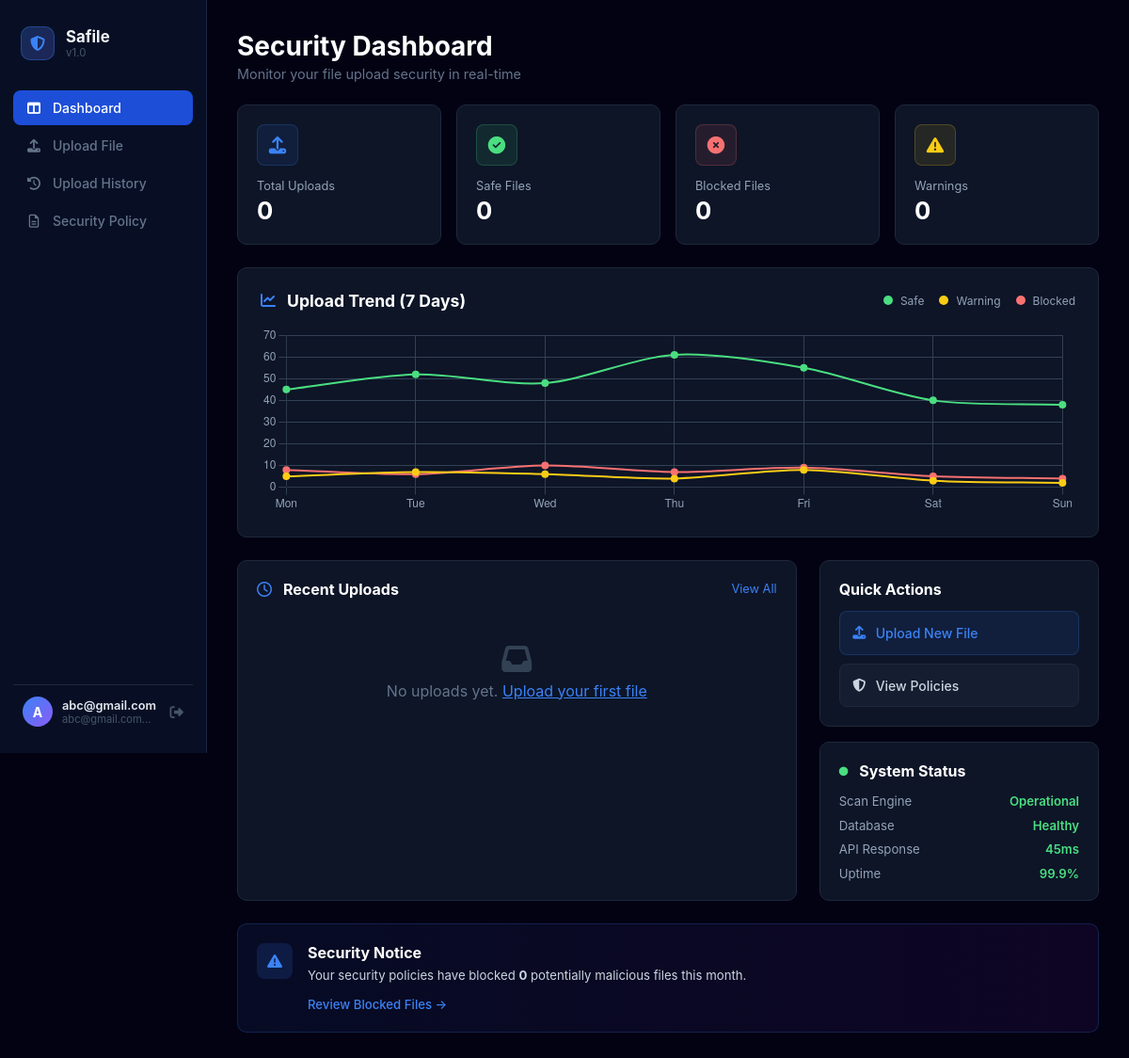
/dashboard (signed in), run on an earlier commit of the app's database.
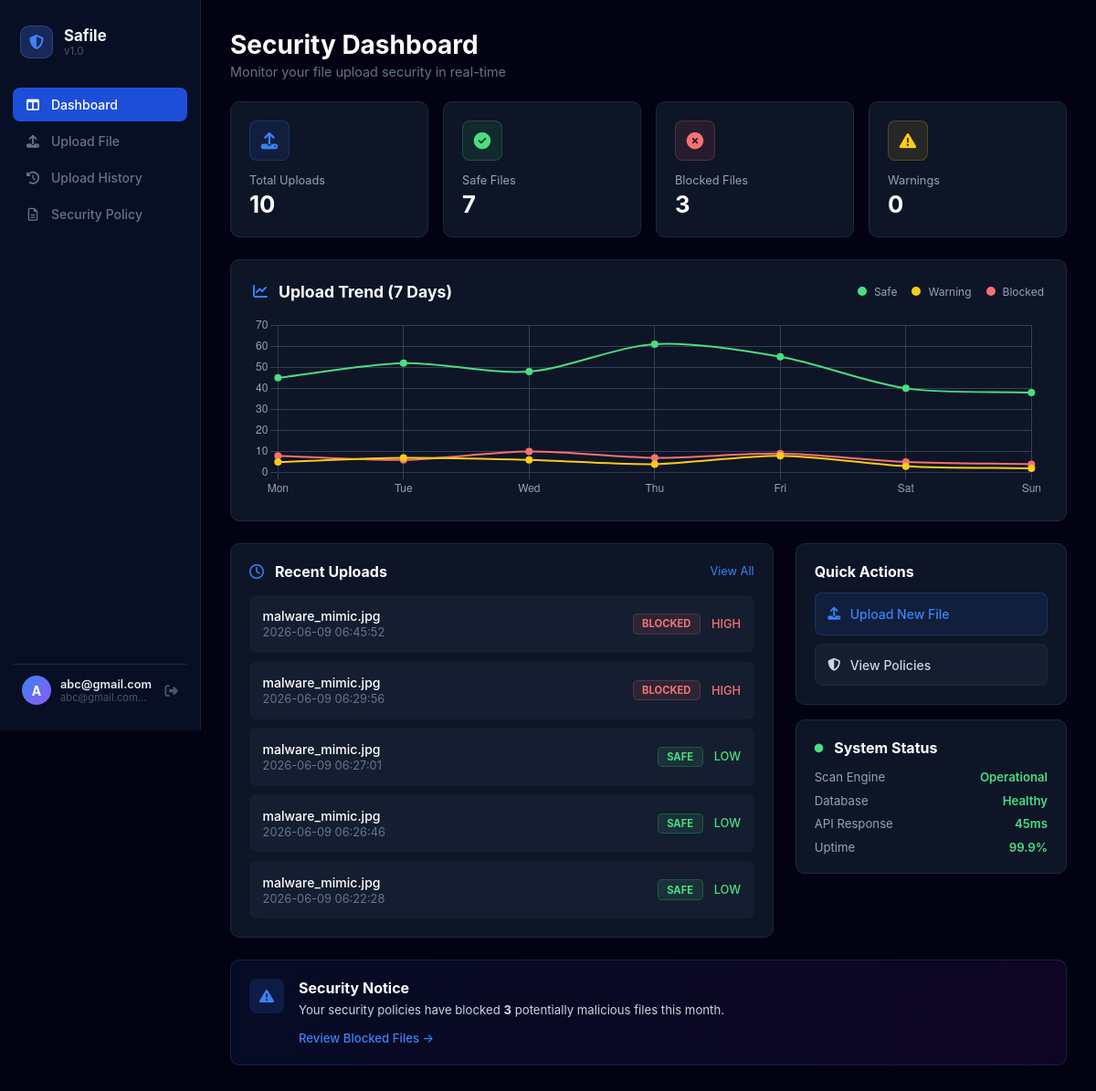
And on a later commit of the database.
### tables this page shows
CREATE TABLE history (
            id INTEGER PRIMARY KEY AUTOINCREMENT,
            user_id INTEGER NOT NULL,
            filename TEXT NOT NULL,
            status TEXT NOT NULL,
            risk TEXT NOT NULL,
            reason TEXT NOT NULL,
            timestamp DATETIME DEFAULT CURRENT_TIMESTAMP,
            FOREIGN KEY(user_id) REFERENCES users(id)
        );

### app.py (the view)
@app.route('/dashboard')
def dashboard():
    if 'username' not in session:
        return redirect(url_for('login'))
    username = session.get('username', 'Admin')
    current_user_id = session.get('user_id') # 이 부분이 빠져 있었습니다!
    email = f"{username.lower()}@safile.local"
    try:
        conn = sqlite3.connect('safile.db')
        cursor = conn.cursor()
        cursor.execute('SELECT COUNT(*) FROM history WHERE user_id = ?', (current_user_id,))
        total_uploads = cursor.fetchone()[0]
        cursor.execute("SELECT COUNT(*) FROM history WHERE status = 'SAFE' AND user_id = ?", (current_user_id,))
        safe_files = cursor.fetchone()[0]
        cursor.execute("SELECT COUNT(*) FROM history WHERE status = 'BLOCKED' AND user_id = ?", (current_user_id,))
        blocked_files = cursor.fetchone()[0]
        cursor.execute("SELECT COUNT(*) FROM history WHERE status = 'WARNING' AND user_id = ?", (current_user_id,))
        warning_files = cursor.fetchone()[0]
        cursor.execute('SELECT filename, status, risk, timestamp FROM history WHERE user_id = ? ORDER BY timestamp DESC LIMIT 5', (current_user_id,))
        rows = cursor.fetchall()
        conn.close()
        recent_uploads = []
        for r in rows:
            recent_uploads.append({
                "filename": r[0],
                "result": r[1],  # SAFE, WARNING, BLOCKED 문자열 필터링 매칭
                "risk": r[2],    # LOW, MEDIUM, HIGH 위험도 텍스트 매칭
                "time": r[3]     # 타임스탬프 기록 매칭
            })
    except sqlite3.Error:
        total_uploads, safe_files, blocked_files, warning_files = 0, 0, 0, 0
        recent_uploads = []
    return render_template(
        'dashboard.html',
        username=username,
        email=email,
        total_uploads=total_uploads,
        safe_files=safe_files,
        blocked_files=blocked_files,
        warning_files=warning_files,
        recent_uploads=recent_uploads
    )

### app.py (called while the page is built)
@app.context_processor
def inject_user_stats():
    if 'user_id' in session:
        user_id = session.get('user_id')
        conn = sqlite3.connect('safile.db')
        cursor = conn.cursor()
        cursor.execute("SELECT COUNT(*) FROM history WHERE status = 'BLOCKED' AND user_id = ?", (user_id,))
        count = cursor.fetchone()[0]
        conn.close()
        return dict(blocked_count=count)
    return dict(blocked_count=0)

@app.context_processor
def inject_all_stats():
    if 'user_id' in session:
        user_id = session.get('user_id')
        conn = sqlite3.connect('safile.db')
        cursor = conn.cursor()
        cursor.execute("SELECT status, COUNT(*) FROM history WHERE user_id = ? GROUP BY status", (user_id,))
        rows = cursor.fetchall()
        stats = {status: count for status, count in rows}
        conn.close()
        return dict(
            blocked_count=stats.get('BLOCKED', 0),
            warning_count=stats.get('WARNING', 0),
            safe_count=stats.get('SAFE', 0)
        )
    return dict(blocked_count=0, warning_count=0, safe_count=0)

@app.before_request
def load_logged_in_user():
    user_id = session.get('user_id')
    if user_id:
        class CurrentUser:
            def __init__(self, id, username):
                self.id = id
                self.username = username
                self.is_authenticated = True
        g.current_user = CurrentUser(user_id, session.get('username'))
    else:
        g.current_user = None

### templates/dashboard.html (shortened to what this page needs)
{% extends 'base.html' %}
{% block content %}
<div class="dashboard-header">
    <h1>Security Dashboard</h1>
    <p>Monitor your file upload security in real-time</p>
</div>
<div class="stats-grid">
    <div class="stat-card">
        <div class="stat-card-top">
            <div class="icon-wrapper blue-bg"><i class="fa-solid fa-upload text-blue"></i></div>
        </div>
        <div class="stat-title">Total Uploads</div>
        <div class="stat-value">{{ total_uploads }}</div>
    </div>
    <div class="stat-card">
        <div class="stat-card-top">
            <div class="icon-wrapper green-bg"><i class="fa-solid fa-circle-check text-green"></i></div>
        </div>
        <div class="stat-title">Safe Files</div>
        <div class="stat-value">{{ safe_files }}</div>
    </div>
    <div class="stat-card">
        <div class="stat-card-top">
            <div class="icon-wrapper red-bg"><i class="fa-solid fa-circle-xmark text-red"></i></div>
        </div>
        <div class="stat-title">Blocked Files</div>
        <div class="stat-value">{{ blocked_files }}</div>
    </div>
    <div class="stat-card">
        <div class="stat-card-top">
            <div class="icon-wrapper yellow-bg"><i class="fa-solid fa-triangle-exclamation text-yellow"></i></div>
        </div>
        <div class="stat-title">Warnings</div>
        <div class="stat-value">{{ warning_files }}</div>
    </div>
</div>
<div class="chart-container-box">
    <div class="chart-header-flex">
        <div class="chart-title-left">
            <i class="fa-solid fa-chart-line text-blue"></i>
            <h2>Upload Trend (7 Days)</h2>
        </div>
        <div class="chart-legend-right">
            <span class="legend-item"><span class="dot safe-dot"></span>Safe</span>
            <span class="legend-item"><span class="dot warning-dot"></span>Warning</span>
            <span class="legend-item"><span class="dot blocked-dot"></span>Blocked</span>
        </div>
    </div>
    <div class="chart-canvas-wrapper">
        <canvas id="uploadTrendChart"></canvas>
    </div>
</div>
<div class="bottom-split-grid">
    <div class="recent-uploads-box">
        <div class="recent-box-header">
            <div class="recent-title-left">
                <i class="fa-regular fa-clock text-blue"></i>
                <h2>Recent Uploads</h2>
            </div>
            <a href="{{ url_for('history') }}" class="view-all-link">View All</a>
        </div>
        <div class="uploads-stack-list">
            {% for upload in recent_uploads %}
            <a href="{{ url_for('history') }}" class="upload-item-row">
                <div class="item-info-left">
                    <div class="file-name-text">{{ upload.filename }}</div>
                    <div class="time-stamp-text">{{ upload.time }}</div>
                </div>
                <div class="item-tags-right">
                    {% if upload.result == 'SAFE' %}
                        <span class="status-badge safe-badge">SAFE</span>
                        <span class="risk-text text-green">{{ upload.risk }}</span>
                    {% elif upload.result == 'WARNING' %}
                        <span class="status-badge warning-badge">WARNING</span>
                        <span class="risk-text text-yellow">{{ upload.risk }}</span>
                    {% else %}
                        <span class="status-badge blocked-badge">BLOCKED</span>
                        <span class="risk-text text-red">{{ upload.risk }}</span>
                    {% endif %}
                </div>
            </a>
            {% else %}
            <div class="empty-state">
                <i class="fa-solid fa-inbox" style="font-size:2rem;color:#334155;margin-bottom:0.5rem;"></i>
                <p style="color:#64748b;margin:0;">No uploads yet. <a href="{{ url_for('upload') }}" style="color:#3b82f6;">Upload your first file</a></p>
            </div>
            {% endfor %}
        </div>
    </div>
    <div class="side-stack-layout">
        <div class="quick-actions-card">
            <h2>Quick Actions</h2>
            <div class="action-buttons-stack">
                <a href="{{ url_for('upload') }}" class="action-btn blue-action">
                    <i class="fa-solid fa-upload"></i><span>Upload New File</span>
                </a>
                <a href="{{ url_for('policy') }}" class="action-btn dark-action">
                    <i class="fa-solid fa-shield-halved"></i><span>View Policies</span>
                </a>
            </div>
        </div>
        <div class="system-status-card">
            <div class="status-card-header">
                <i class="fa-solid fa-circle text-green" style="font-size:0.6rem;"></i>
                <h2>System Status</h2>
            </div>
            <div class="status-lines-list">
                <div class="status-row-line"><span>Scan Engine</span><span class="text-green status-bold">Operational</span></div>
                <div class="status-row-line"><span>Database</span><span class="text-green status-bold">Healthy</span></div>
                <div class="status-row-line"><span>API Response</span><span class="text-green status-bold">45ms</span></div>
                <div class="status-row-line"><span>Uptime</span><span class="text-green status-bold">99.9%</span></div>
            </div>
        </div>
    </div>
</div>
<div class="security-notice-banner">
    <div class="banner-flex-layout">
        <div class="banner-icon-box"><i class="fa-solid fa-triangle-exclamation text-blue"></i></div>
        <div class="banner-content-text">
            <h3>Security Notice</h3>
            <p>Your security policies have blocked <strong>{{ blocked_files }}</strong> potentially malicious files this month.</p>
            <a href="{{ url_for('history') }}?status=BLOCKED" class="banner-action-link">Review Blocked Files →</a>
        </div>
    </div>
</div>
{% endblock %}
{% block scripts %}
<script>
const ctx = document.getElementById('uploadTrendChart').getContext('2d');
new Chart(ctx, {
    type: 'line',
    data: {
        labels: ["Mon","Tue","Wed","Thu","Fri","Sat","Sun"],
        datasets: [
            { label:'Safe', data:[45,52,48,61,55,40,38], borderColor:'#4ade80', borderWidth:2, tension:0.3, pointBackgroundColor:'#4ade80', fill:false },
            { label:'Warning', data:[5,7,6,4,8,3,2], borderColor:'#facc15', borderWidth:2, tension:0.3, pointBackgroundColor:'#facc15', fill:false },
            { label:'Blocked', data:[8,6,10,7,9,5,4], borderColor:'#f87171', borderWidth:2, tension:0.3, pointBackgroundColor:'#f87171', fill:false }
        ]
    },
    options: {
        responsive:true, maintainAspectRatio:false,
        plugins:{ legend:{ display:false } },
        scales:{
            x:{ grid:{color:'#334155'}, ticks:{color:'#94a3b8'} },
            y:{ grid:{color:'#334155'}, ticks:{color:'#94a3b8'} }
        }
    }
});
</script>
{% endblock %}

### templates/base.html (shortened to what this page needs)
<!DOCTYPE html>
<html lang="ko">
<head>
    <link rel="stylesheet" href="https://cdnjs.cloudflare.com/ajax/libs/font-awesome/6.4.0/css/all.min.css">
    <link rel="stylesheet" href="{{ url_for('static', filename='style.css') }}">
</head>
<body class="{% block body_class %}dashboard-body{% endblock %}">
{% block body %}
<div class="app-wrapper">
    <aside class="app-sidebar">
        <div class="sidebar-logo-area">
            <div class="sidebar-logo-icon-wrap">
                <i class="fa-solid fa-shield-halved"></i>
            </div>
            <div>
                <div class="sidebar-brand-name">Safile</div>
                <div class="sidebar-brand-version">v1.0</div>
            </div>
        </div>
        <ul class="sidebar-nav-list">
            <li>
                <a href="{{ url_for('dashboard') }}" class="sidebar-nav-link {% if request.endpoint == 'dashboard' %}active{% endif %}">
                    <i class="fa-solid fa-table-columns"></i>
                    <span>Dashboard</span>
                </a>
            </li>
            <li>
                <a href="{{ url_for('upload') }}" class="sidebar-nav-link {% if request.endpoint == 'upload' %}active{% endif %}">
                    <i class="fa-solid fa-upload"></i>
                    <span>Upload File</span>
                </a>
            </li>
            <li>
                <a href="{{ url_for('history') }}" class="sidebar-nav-link {% if request.endpoint == 'history' %}active{% endif %}">
                    <i class="fa-solid fa-clock-rotate-left"></i>
                    <span>Upload History</span>
                </a>
            </li>
            <li>
                <a href="{{ url_for('policy') }}" class="sidebar-nav-link {% if request.endpoint == 'policy' %}active{% endif %}">
                    <i class="fa-regular fa-file-lines"></i>
                    <span>Security Policy</span>
                </a>
            </li>
        </ul>
        <div class="sidebar-user-footer">
            <div class="sidebar-user-avatar">{{ (g.current_user.username or 'D')[0].upper() if g.current_user else 'D' }}</div>
            <div class="sidebar-user-info">
                <div class="sidebar-user-name">{{ g.current_user.username or 'Demo User' }}</div>
                <div class="sidebar-user-email">{{ (g.current_user.username.lower() + '@safile.local') if g.current_user else 'demo@safile.io' }}</div>
            </div>
            <a href="{{ url_for('logout') }}" class="sidebar-logout-btn" title="Logout">
                <i class="fa-solid fa-right-from-bracket"></i>
            </a>
        </div>
    </aside>
    <main class="main-content-area">
        {% block content %}{% endblock %}
    </main>
</div>
{% endblock %}
{% block scripts %}{% endblock %}
</body>
</html>

What changed in the data, as far as the page shows it:
added history: filename "malware_mimic.jpg", time "2026-06-09 06:45:52", risk "HIGH"
added history: filename "malware_mimic.jpg", time "2026-06-09 06:29:56", risk "HIGH"
added history: filename "malware_mimic.jpg", time "2026-06-09 06:27:01", risk "LOW"
added history: filename "malware_mimic.jpg", time "2026-06-09 06:26:46", risk "LOW"
added history: filename "malware_mimic.jpg", time "2026-06-09 06:22:28", risk "LOW"
Also different on the page:
{{ total_uploads }}: "0" → "10"
{{ safe_files }}: "0" → "7"
{{ blocked_files }}: "0" → "3"
text no longer shown: "No uploads yet. Upload your first file"
